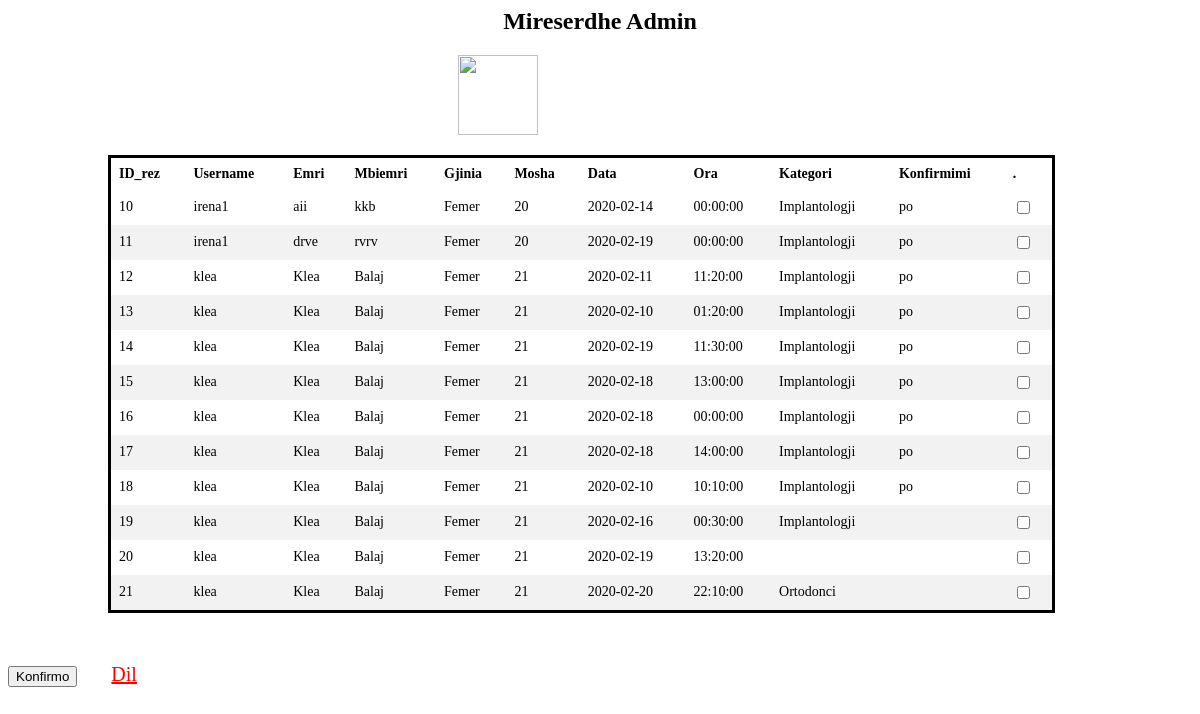
The app's page /admin.php (signed in) with its own data.
### tables this page shows
CREATE TABLE `rezervim` (
  `ID_rez` int(11) NOT NULL,
  `username` varchar(20) NOT NULL,
  `Emri` varchar(20) NOT NULL,
  `mbiemri` varchar(20) NOT NULL,
  `gjinia` varchar(5) NOT NULL,
  `mosha` int(11) NOT NULL,
  `data` date NOT NULL,
  `ora` time NOT NULL,
  `kategoria` varchar(50) NOT NULL,
  `Konfirmimi` varchar(5) NOT NULL
);

### admin.php (the view, shortened to what this page needs)
<!DOCTYPE>
<html>
<head>
<h2 style="text-align:center;">Mireserdhe Admin</h2>
<img src="/detyra1/img/admin.jpg" style="width:80px; height:80px;margin:0 0 -10px 450px;">
</head>
<body>
<?php
$con = mysqli_connect('localhost', 'root','');
?>
<br>
 <table class="tabela">
            <tr>
				 <th> ID_rez</th>
                <th> Username</th>
                <th> Emri </th>
                <th> Mbiemri </th>
				 <th> Gjinia </th>
				  <th>Mosha </th>
				  <th>Data </th>
				  <th>Ora</th>
                  <th>Kategori</th>
                  <th>Konfirmimi</th>
                  <th>.</th>
            </tr>
            <?php
                $s = "SELECT * FROM rezervim";
                $query = mysqli_query($con, $s);
                while($row = mysqli_fetch_array($query))
                {
					echo "<form action='dergokonfirmim.php' method='post'>";
                    echo "<tr>";
					 echo "<td>" . $row['ID_rez'] . "</td>";
                        echo "<td>" . $row['username'] . "</td>";
                        echo "<td>" . $row['Emri'] . "</td>";
                        echo "<td>" . $row['mbiemri'] . "</td>";
						echo "<td>" . $row['gjinia'] . "</td>";
						echo "<td>" . $row['mosha'] . "</td>";
                        echo "<td>" . $row['data'] . "</td>";
                        echo "<td>" . $row['ora'] . "</td>";
                        echo "<td>" . $row['kategoria'] . "</td>";
                        echo "<td>" . $row['Konfirmimi'] . "</td>";
			 echo "<td><input type='checkbox' name='zgjidh[]' value='".$row['ID_rez']."'</td></tr>";
                }
				echo "</tbody></table><input type='submit' name='konfirmo' value='Konfirmo'></form>";
            ?>
            <a href="rezervo.php?logout='1'" style="text-align:right; font-size:20px;color: red;margin:-100px 0 0 30px;">Dil</a>
</body>
</html>

### admin.php (style rules this page uses)
.tabela { border-collapse: collapse; width: 80%; background:white; color:black; font-weight:4px; font-size:14px; border: 3px solid black; margin:30px -50px 50px 100px; }
th, td { text-align: left; padding: 8px; }
tr:nth-child(even) { background-color: #f2f2f2; }

### records on screen
rezervim: ID_rez "10", username "irena1", Emri "aii", mbiemri "kkb", gjinia "Femer", mosha "20", data "2020-02-14", ora "00:00:00", kategoria "Implantologji", Konfirmimi "po"
rezervim: ID_rez "11", username "irena1", Emri "drve", mbiemri "rvrv", gjinia "Femer", mosha "20", data "2020-02-19", ora "00:00:00", kategoria "Implantologji", Konfirmimi "po"
rezervim: ID_rez "12", username "klea", Emri "Klea", mbiemri "Balaj", gjinia "Femer", mosha "21", data "2020-02-11", ora "11:20:00", kategoria "Implantologji", Konfirmimi "po"
rezervim: ID_rez "13", username "klea", Emri "Klea", mbiemri "Balaj", gjinia "Femer", mosha "21", data "2020-02-10", ora "01:20:00", kategoria "Implantologji", Konfirmimi "po"
rezervim: ID_rez "14", username "klea", Emri "Klea", mbiemri "Balaj", gjinia "Femer", mosha "21", data "2020-02-19", ora "11:30:00", kategoria "Implantologji", Konfirmimi "po"
rezervim: ID_rez "15", username "klea", Emri "Klea", mbiemri "Balaj", gjinia "Femer", mosha "21", data "2020-02-18", ora "13:00:00", kategoria "Implantologji", Konfirmimi "po"
rezervim: ID_rez "16", username "klea", Emri "Klea", mbiemri "Balaj", gjinia "Femer", mosha "21", data "2020-02-18", ora "00:00:00", kategoria "Implantologji", Konfirmimi "po"
rezervim: ID_rez "17", username "klea", Emri "Klea", mbiemri "Balaj", gjinia "Femer", mosha "21", data "2020-02-18", ora "14:00:00", kategoria "Implantologji", Konfirmimi "po"
rezervim: ID_rez "18", username "klea", Emri "Klea", mbiemri "Balaj", gjinia "Femer", mosha "21", data "2020-02-10", ora "10:10:00", kategoria "Implantologji", Konfirmimi "po"
rezervim: ID_rez "19", username "klea", Emri "Klea", mbiemri "Balaj", gjinia "Femer", mosha "21", data "2020-02-16", ora "00:30:00", kategoria "Implantologji"
rezervim: ID_rez "20", username "klea", Emri "Klea", mbiemri "Balaj", gjinia "Femer", mosha "21", data "2020-02-19", ora "13:20:00"
rezervim: ID_rez "21", username "klea", Emri "Klea", mbiemri "Balaj", gjinia "Femer", mosha "21", data "2020-02-20", ora "22:10:00", kategoria "Ortodonci"
